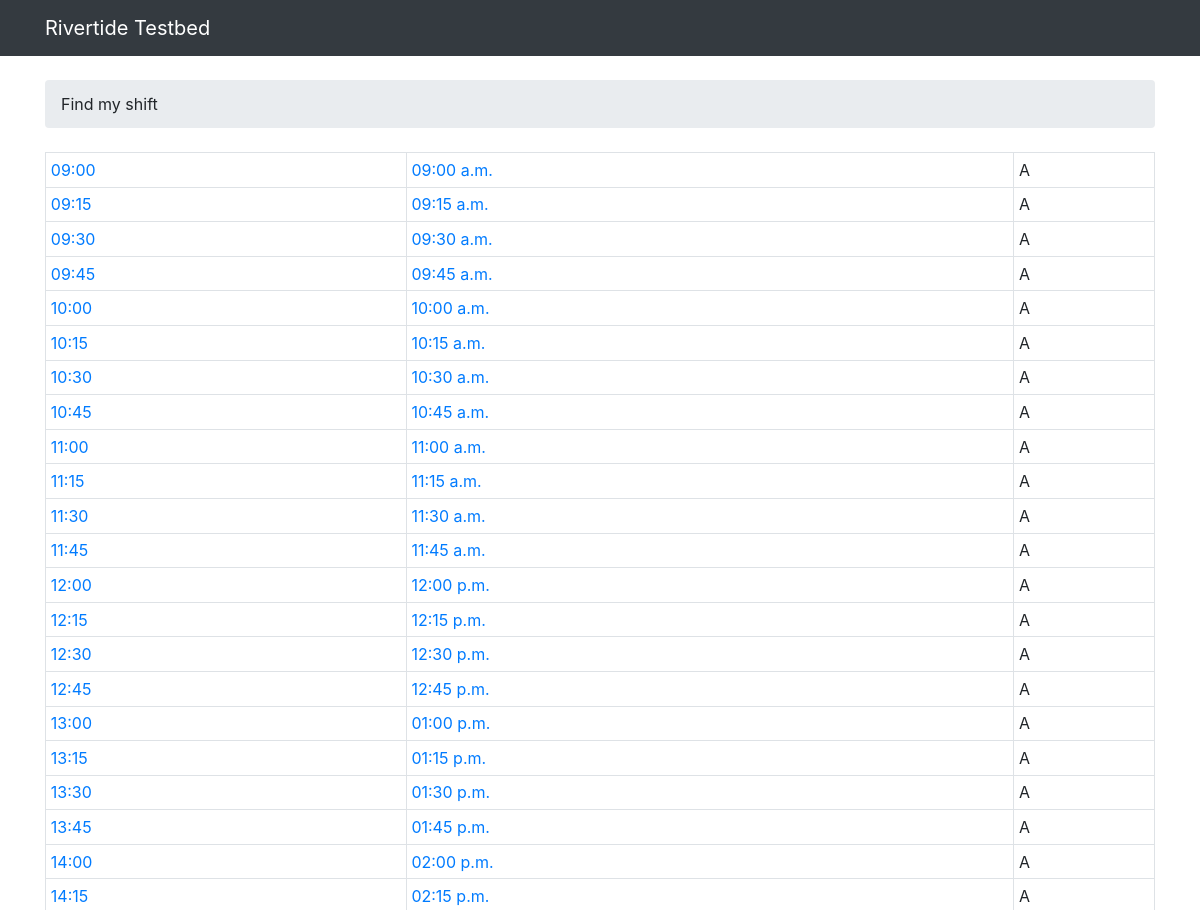
/ (upper part), run on an earlier commit of the app's database.
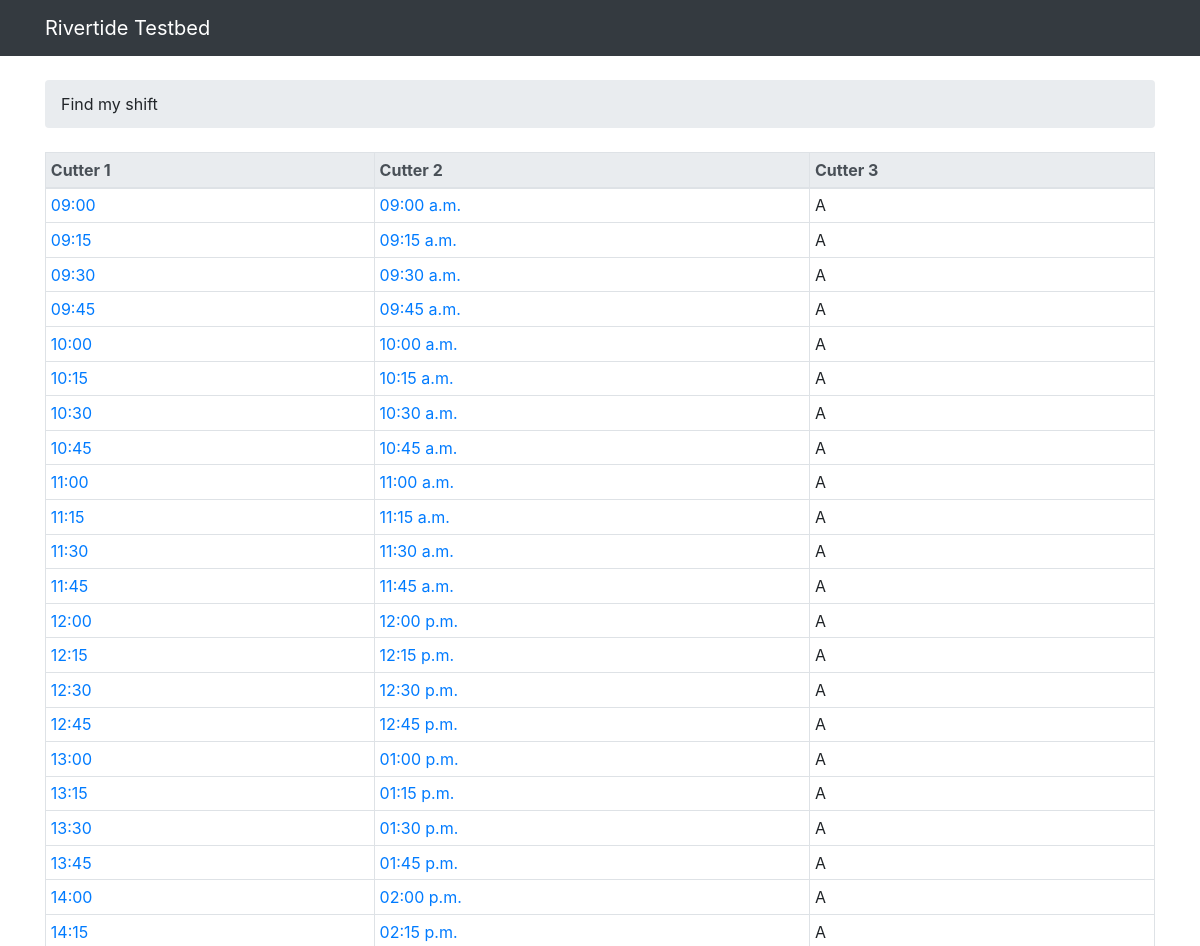
And on a later commit of the database.
### boards/models.py (models this page shows)
class Category(models.Model):
    name = models.CharField(max_length=30, unique=True)
    description = models.CharField(max_length=255)

### boards/views.py (the view)
# urls.py: url(r'^$', views.table, name='home'),
def table(request):
    interval = 30
    dt = datetime.now()
    start_time = dt
    start_time = start_time.replace(hour=9, minute=0, second=0, microsecond=0)
    end_time_delta = timedelta(hours=12)
    dtstart = datetime.combine(dt.date(), start_time.time())
    dtend = dtstart + end_time_delta
    time_delta = timedelta(minutes=15)
    print(start_time)
    print(end_time_delta)
    print(dtstart)
    print(dtend)
    print(time_delta)
    timeslots = []
    n = dtstart
    while n <= dtend:
        timeslots.append({'id': n.strftime("%H:%M"), 'chemblid': 'test', 'prefName': 'A', 'dt': n})
        n += time_delta
    rows = []
    headers = Category.objects.all()
    rows = [{'id': 1, 'chemblid': 'bbbbbbbb', 'prefName': 'A'},
            {'id': 2, 'chemblid': 234, 'prefName': 'B'},
            {'id': 3, 'chemblid': 23454, 'prefName': 'C'},
            {'id': 4, 'chemblid': 6456, 'prefName': 'D'}]
    print(timeslots)
    return render(request, 'table.html', {'header': headers, 'rows': timeslots})

### templates/table.html
{% extends 'base.html' %}
{% block content %}
<table class="table table-sm table-hover-cell table-bordered">
    <thead class="thead-light">
        <tr>
            {% for k in header %}
            <th>{{k.description}}</th>
            {% endfor %}
        </tr>
    </thead>
    <tbody>
        {% for r in rows %}
            <tr>
                <td><a href="{% url 'day-view'  r.dt|date:'Y' r.dt|date:'m' r.dt|date:'d' %}">{{r.id}}</a></td>
                <td><a href="{% url 'add-event' %}?dtstart={{ r.dt.isoformat }}">{{ r.dt|date:"h:i a" }}</a></td>
                <td>{{r.prefName}}</td>
            </tr>
        {% endfor %}
    </tbody>
</table>
{% endblock %}

### templates/base.html (shortened to what this page needs)
{% load static %}
<!DOCTYPE html>
<html>
  <head>
    <link rel="stylesheet" href="{% static 'css/bootstrap.min.css' %}">
     <link rel="stylesheet" href="{% static 'css/local.css' %}">
     {% load bootstrap4 %}
     {% bootstrap_css %}
  </head>
  <body>
      <nav class="navbar navbar-expand-lg navbar-dark bg-dark">
      <div class="container">
        <a class="navbar-brand" href="{% url 'home' %}">Rivertide Testbed</a>
      </div>
    </nav>
    <div class="container">
      <ol class="breadcrumb my-4">
      Find my shift
      </ol>
      {% block content %}
      {% endblock %}
    </div>
  </body>
</html>

What changed in the data, as far as the page shows it:
added Category: description "Cutter 1"
added Category: description "Cutter 2"
added Category: description "Cutter 3"
